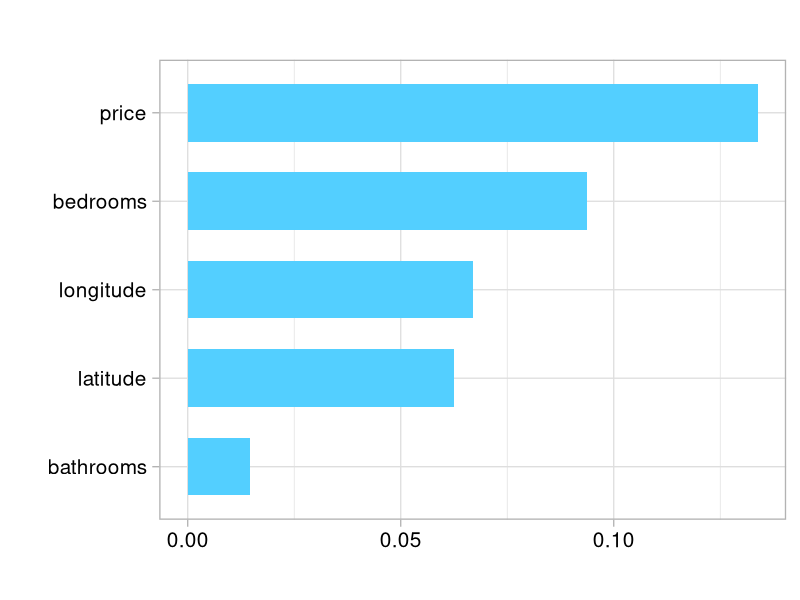
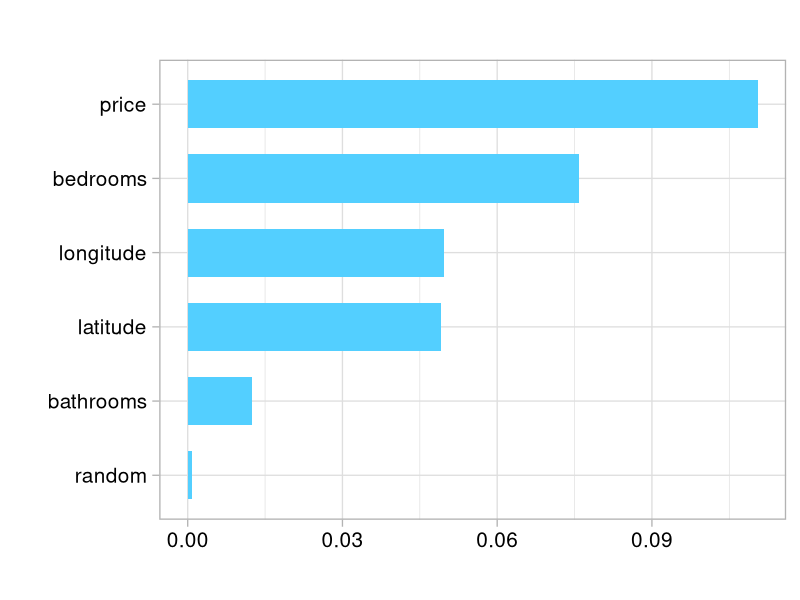
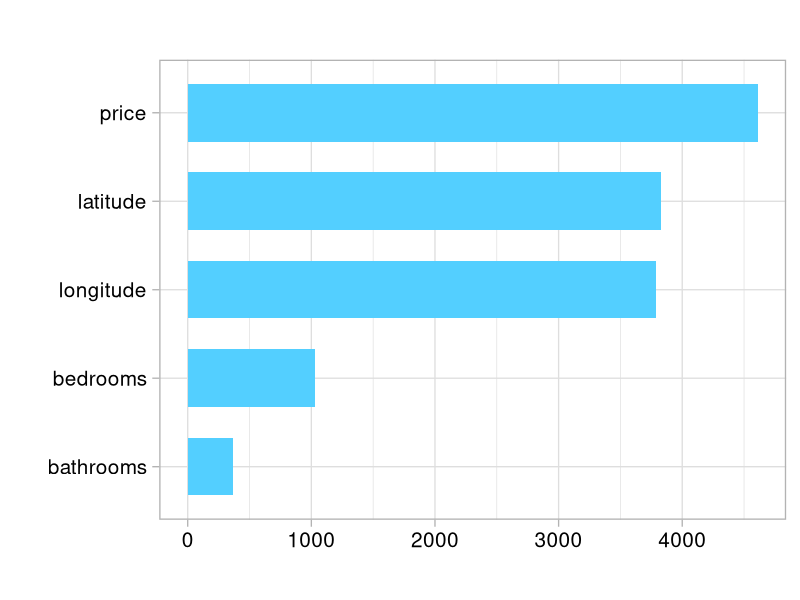
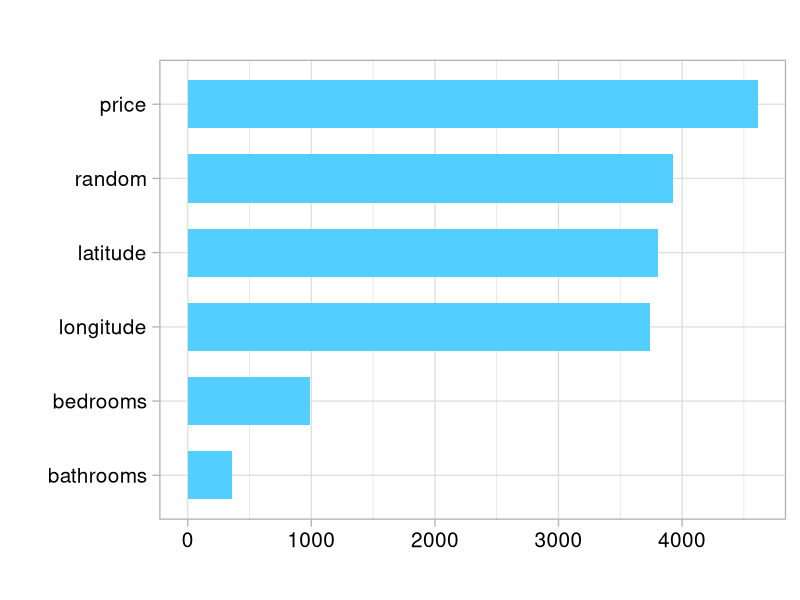
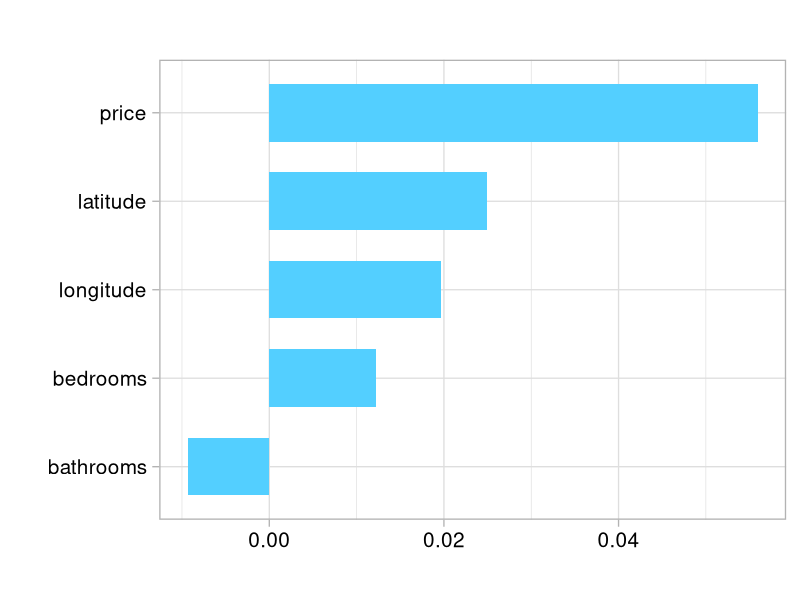
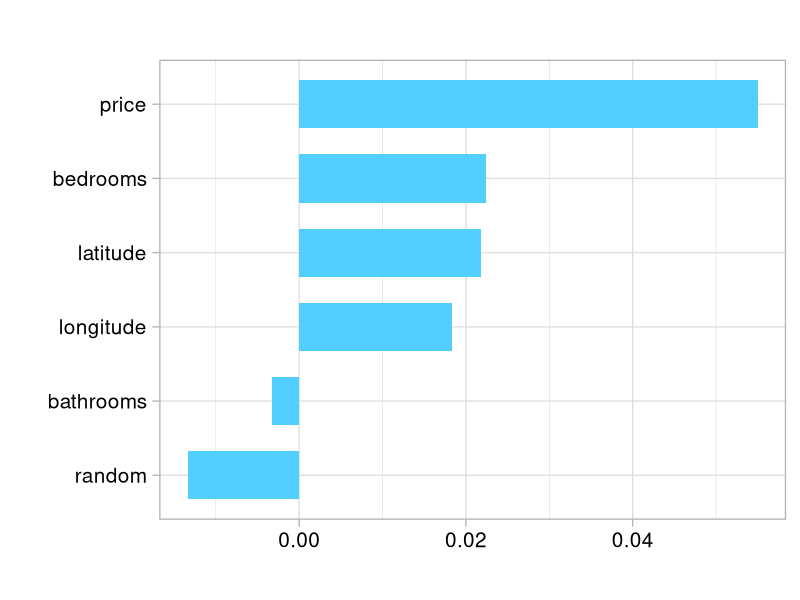

Generate these figures, in order, with R:
## ---- chunk 1
knitr::opts_chunk$set(echo = TRUE, warning = F, message = F)
## ---- chunk 2
# RF Classification - feature importances

library(tidyverse)
library(randomForest)
library(cowplot)
library(gridExtra)

rent <- read.csv('./data/rent.csv')
class(rent$interest_level)
#interest.map <- c("low"=1, "medium"=2, "high"=3)

#ent$interest_level <- interest.map[as.character(rent$interest_level)]

summary(rent)

## plotting functions ##

create_rfplot <- function(rf, type){
  imp <- importance(rf, type=type, scale = F)
  featureImportance <- data.frame(Feature=row.names(imp), Importance=imp[,1])
  
  p <- ggplot(featureImportance, aes(x=reorder(Feature, Importance), y=Importance)) +
       geom_bar(stat="identity", fill="#53cfff", width = 0.65) +
       coord_flip() + 
       theme_light(base_size=20) +
       xlab("") +
       ylab("") + 
       ggtitle("") +
       theme(axis.text.x = element_text(size = 15, color = "black"),
             axis.text.y = element_text(size = 15, color = "black")) 
  return(p)
}

create_ggplot <- function(featureImportance){
  p <- ggplot(featureImportance, aes(x=reorder(Feature, Importance), y=Importance)) +
       geom_bar(stat="identity", fill="#53cfff", width = 0.65) +
       coord_flip() + 
       theme_light(base_size=20) +
       xlab("") +
       ylab("") + 
       ggtitle("") +
       theme(axis.text.x = element_text(size = 15, color = "black"),
             axis.text.y = element_text(size = 15, color = "black"))
  return(p)
}
## ---- chunk 3
rent$interest_level <- as.factor(rent$interest_level)
head(rent)
## ---- chunk 4
####### no random column #########
set.seed(1)
rent$random <- sample(100, size = nrow(rent), replace = TRUE)

#Fit Random Forest Model
rf1 = randomForest(interest_level ~ .,  
                  ntree = 40,
                  data = rent[, 1:6],
                  nodesize = 1, importance = TRUE)
#print(rf)

#round(importance(rf, type = 1), 2)
#round(importance(rf), 2)

# Variable Importance
#varImpPlot(rf,  
           #sort = T,
           #main="Top - Variable Importance")

p1 <- create_rfplot(rf1, type = 1)
ggsave('../article/images/cls_permute_R.svg',
       plot = p1, device = 'svg', height = 4, width = 6)
######## with random column ########


#Fit Random Forest Model
rf2 = randomForest(interest_level ~ .,  
                  ntree = 40,
                  data = rent,
                  nodesize = 1, importance = TRUE)
#print(rf)

#round(importance(rf, type = 1), 2)
#round(importance(rf), 2)

# Variable Importance
#varImpPlot(rf,  
           #sort = T,
           #main="Top - Variable Importance")

p2 <- create_rfplot(rf2, type = 1)
ggsave('../article/images/cls_permute_random_R.svg',
       plot = p2, device = 'svg', height = 4, width = 6)
## ---- chunk 5
####### no random column #########


p1 <- create_rfplot(rf1, type = 2)
ggsave('../article/images/cls_dflt_R.svg',
       plot = p1, device = 'svg', height = 4, width = 6)

######## with random column ########

p2 <- create_rfplot(rf2, type = 2)
ggsave('../article/images/cls_dflt_random_R.svg',
       plot = p2, device = 'svg', height = 4, width = 6)

## ---- chunk 6
####### no random column #########
get_drop_imp <- function(rent, columns){
  X <- rent[,c(columns, 'interest_level')] # data
  rf <- randomForest(interest_level~., data = X,
                   ntree = 40, mtry=2, nodesize=1, importance=T)
  full_rsq <- -1*mean(rf$err.rate) # 
  
  imp <- c()
  for (c in columns){
    X_sub <- X[, !(colnames(X) == c)]
    rf <- randomForest(interest_level~., data = X_sub,
                   ntree = 40, mtry=2, nodesize=1, importance=T)
    sub_rsq <- -1*mean(rf$err.rate) # 
    diff_rsq <- full_rsq - sub_rsq
    imp <- c(imp, diff_rsq)
  }
  featureImportance <- data.frame(Feature=columns, Importance=imp)
  return(featureImportance)
}

columns <- c('bathrooms', 'bedrooms', 'longitude', 'latitude', 'price')
featureImportance <- get_drop_imp(rent[, 1:6], columns)
p1 <- create_ggplot(featureImportance)
ggsave('../article/images/cls_drop_R.svg',
       plot = p1, device = 'svg', height = 4, width = 6)

columns <- c('bathrooms', 'bedrooms', 'longitude', 'latitude', 'random', 'price')
featureImportance <- get_drop_imp(rent, columns)
p2 <- create_ggplot(featureImportance)
ggsave('../article/images/cls_drop_random_R.svg',
       plot = p2, device = 'svg', height = 4, width = 6)
